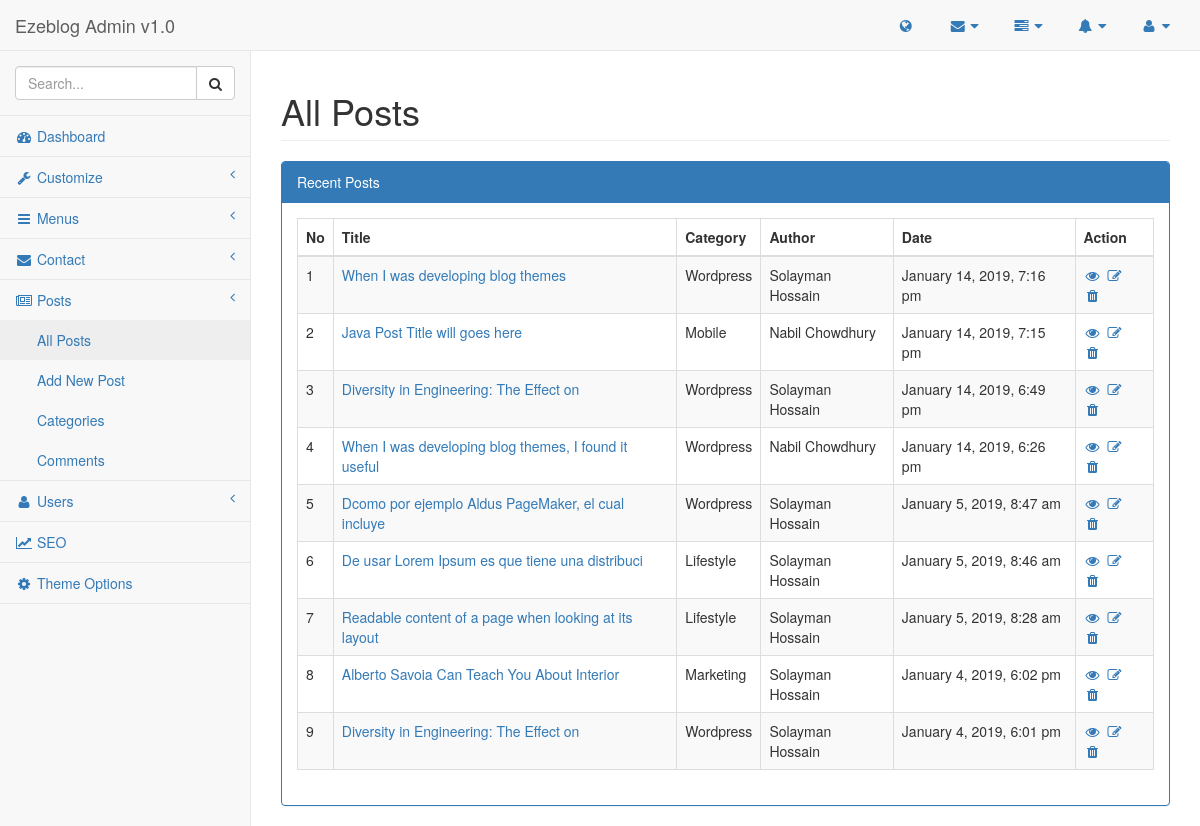
Page /admin/pages/posts.php (signed in) on the earlier database version.
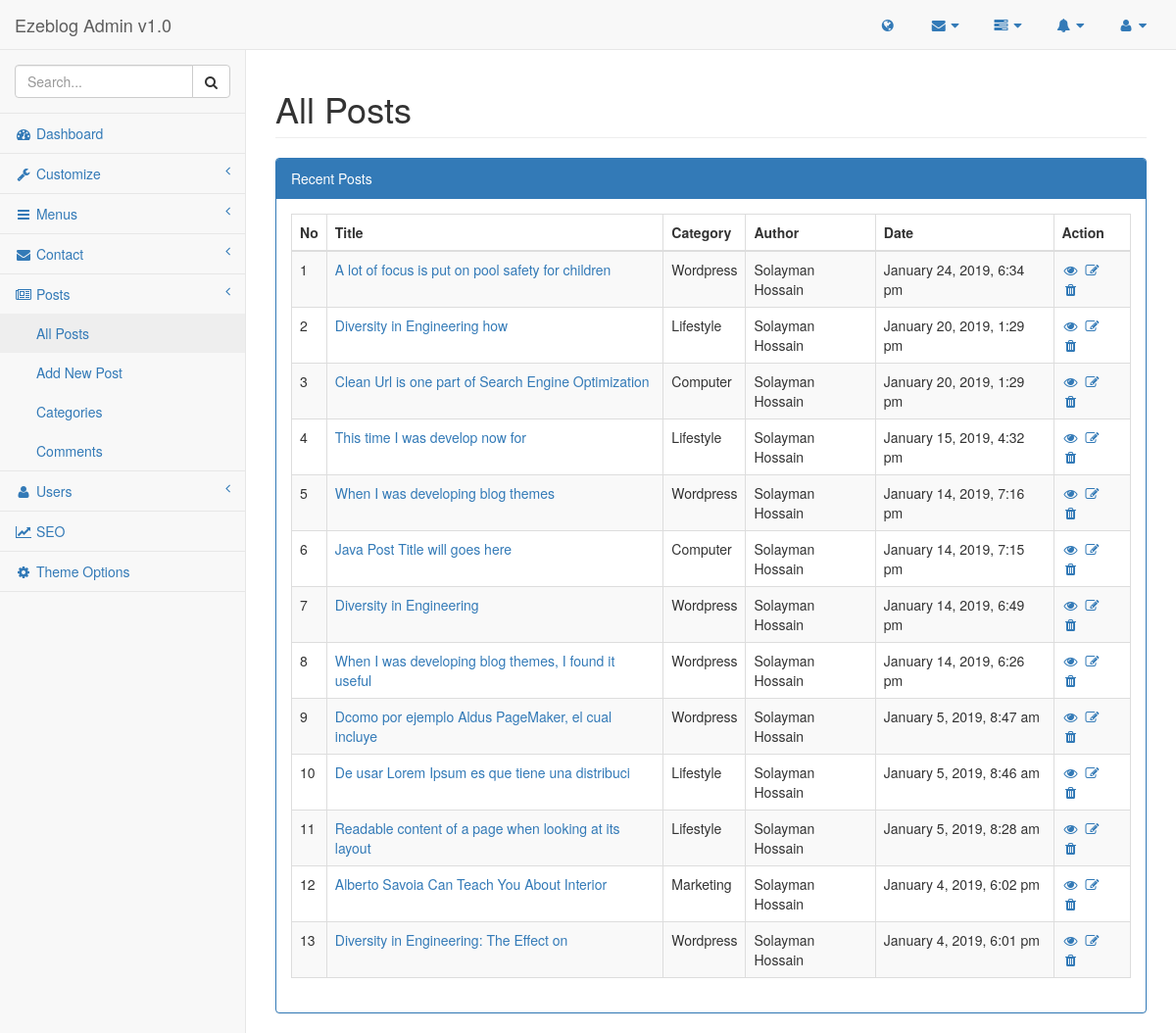
Same page on the later database version.
### tables this page shows
CREATE TABLE `list_posts` (
  `id` int(11) NOT NULL,
  `title` varchar(255) NOT NULL,
  `description` text NOT NULL,
  `category` int(11) NOT NULL,
  `image` varchar(255) NOT NULL,
  `tags` varchar(255) NOT NULL,
  `metatitle` varchar(255) DEFAULT NULL,
  `metadescription` varchar(255) DEFAULT NULL,
  `metakeywords` varchar(255) DEFAULT NULL,
  `slug` varchar(255) NOT NULL,
  `author` int(11) NOT NULL,
  `created_at` timestamp NOT NULL DEFAULT CURRENT_TIMESTAMP
);

CREATE TABLE `list_category` (
  `id` int(11) NOT NULL,
  `name` varchar(255) NOT NULL,
  `slug` varchar(255) NOT NULL
);

CREATE TABLE `list_user` (
  `id` int(11) NOT NULL,
  `firstname` varchar(255) NOT NULL,
  `lastname` varchar(255) NOT NULL,
  `username` varchar(255) NOT NULL,
  `photo` varchar(255) NOT NULL,
  `email` varchar(255) NOT NULL,
  `details` text NOT NULL,
  `password` varchar(255) NOT NULL,
  `birth` date NOT NULL,
  `website` varchar(255) NOT NULL,
  `role` int(11) NOT NULL DEFAULT '4',
  `created_at` timestamp NOT NULL DEFAULT CURRENT_TIMESTAMP
);

### lib/database.php (called while the page is built, shortened)
<?php
Class Database{
    public $host   = DB_HOST;
    public $user   = DB_USER;
    public $pass   = DB_PASS;
    public $name   = DB_NAME;
    public $link;
    private function connectDB(){
        $this->link = new mysqli($this->host, $this->user, $this->pass, $this->name);
    }
    public function select($query){
        $result = $this->link->query($query) or die($this->link->error.__LINE__);
        if($result->num_rows > 0){
            return $result;
        } else {
            return false;
        }
    }
}
?>

### lib/format.php (called while the page is built, shortened)
<?php
class Format{
        public function formatDate($date){
            return date('F j, Y, g:i a', strtotime($date));
        }
    }
?>

### admin/pages/posts.php (the view, shortened to what this page needs)
<?php include '../inc/header.php'; ?>
<?php include '../inc/sidebar.php'; ?>
<div id="page-wrapper">
    <div class="row">
        <div class="col-lg-12">
            <h1 class="page-header">All Posts</h1>
        </div>
    </div>
    <div class="row">
        <div class="col-lg-12">
            <div class="panel panel-primary">
                <div class="panel-heading">
                    Recent Posts
                </div>
                <div class="panel-body">
                    <table width="100%" class="table table-striped table-bordered table-hover" id="dataTables-subscribe">
                        <thead>
                        <tr>
                            <th>No</th>
                            <th>Title</th>
                            <th>Category</th>
                            <th>Author</th>
                            <th>Date</th>
                            <th>Action</th>
                        </tr>
                        </thead>
                        <tbody>
                        <?php
                            $query = "SELECT list_posts.id, title, description, image, list_posts.created_at, list_posts.category, list_posts.slug, name, firstname, lastname, username  FROM list_posts, list_category, list_user WHERE list_category.id = list_posts.category AND list_user.id = list_posts.author ORDER BY list_posts.id DESC";
                            $posts = $database->select($query);
                            if($posts){
                            $i = 0;
                            while($result = $posts->fetch_assoc()){
                            $i++
                         ?>
                                <tr class="odd gradeX">
                                    <td><?php echo $i; ?></td>
                                    <td  class="center"><a href="editpost.php?edit=<?php echo $result['id']; ?>"><?php echo $result['title']; ?></a></td>
                                    <td  class="text-capitalize"><?php echo $result['name']; ?></td>
                                    <td  class="center"><?php echo $result['firstname'] . ' ' . $result['lastname']; ?></td>
                                    <td><?php echo $format->formatDate($result['created_at']); ?></td>
                                    <td  class="center"><a href="<?php echo SITE_URL; ?>./posts/<?php echo $result['slug']; ?>" target="_blank"> <i class="fa fa-eye fa-fw"></i> </a> <a href="editpost.php?edit=<?php echo $result['id']; ?>"><i class="fa fa-edit  fa-fw"></i></a>  <a onclick="return confirm('Are you sure?')" href="?delete=<?php echo $result['id']; ?>"><i class="fa fa-trash  fa-fw"></i></a>  </td>
                                </tr>
                        <?php
                                }
                            }
                        ?>
                        </tbody>
                    </table>
                </div>
            </div>
        </div>
    </div>
</div>
<?php include '../inc/footer.php'; ?>

Differences in the rows shown:
added list_posts: title "A lot of focus is put on pool safety for children", category.name "Wordpress", author.firstname "Solayman", author.lastname "Hossain", created_at "January 24, 2019, 6:34 pm"
added list_posts: title "Diversity in Engineering how", category.name "Lifestyle", author.firstname "Solayman", author.lastname "Hossain", created_at "January 20, 2019, 1:29 pm"
added list_posts: title "Clean Url is one part of Search Engine Optimization", category.name "Computer", author.firstname "Solayman", author.lastname "Hossain", created_at "January 20, 2019, 1:29 pm"
added list_posts: title "This time I was develop now for", category.name "Lifestyle", author.firstname "Solayman", author.lastname "Hossain", created_at "January 15, 2019, 4:32 pm"
changed list_posts "Java Post Title will goes here": category.name "Mobile" → "Computer"; author.firstname "Nabil" → "Solayman"; author.lastname "Chowdhury" → "Hossain"
changed list_posts: title "Diversity in Engineering: The Effect on" → "Diversity in Engineering"
changed list_posts "When I was developing blog themes, I found it useful": author.firstname "Nabil" → "Solayman"; author.lastname "Chowdhury" → "Hossain"
